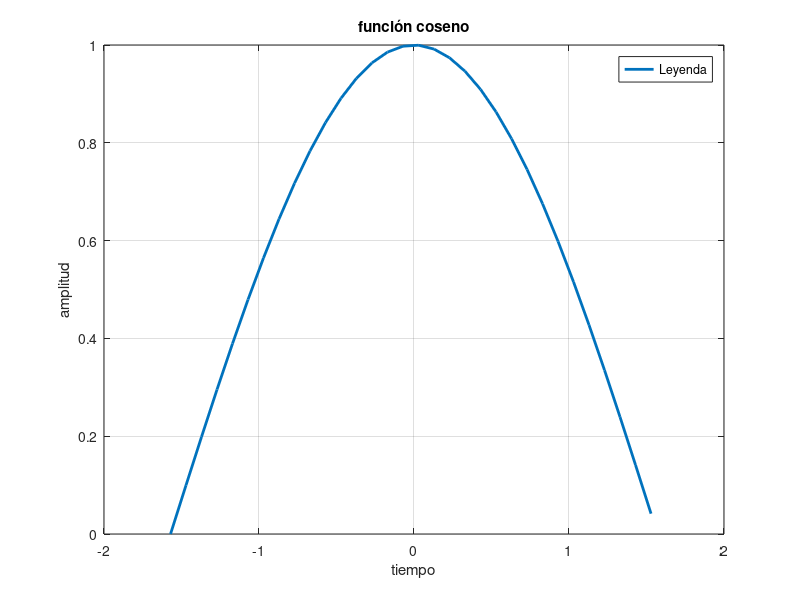
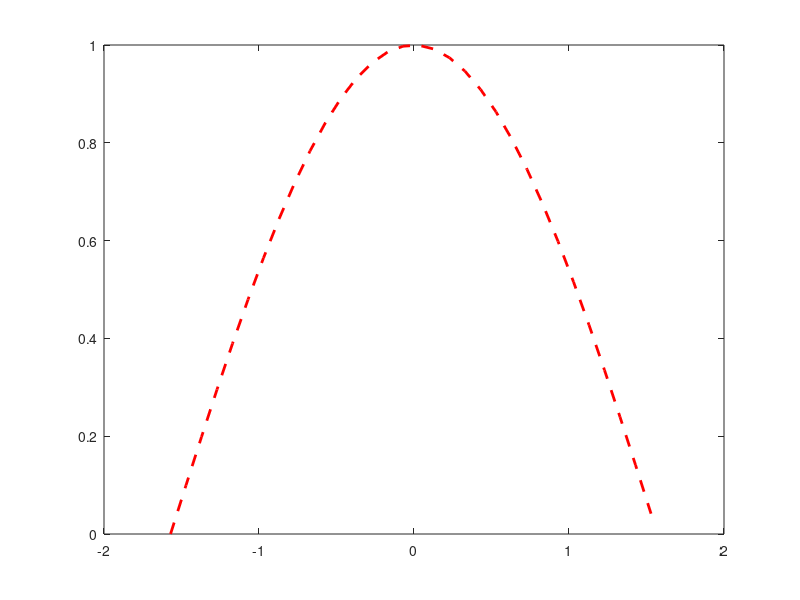
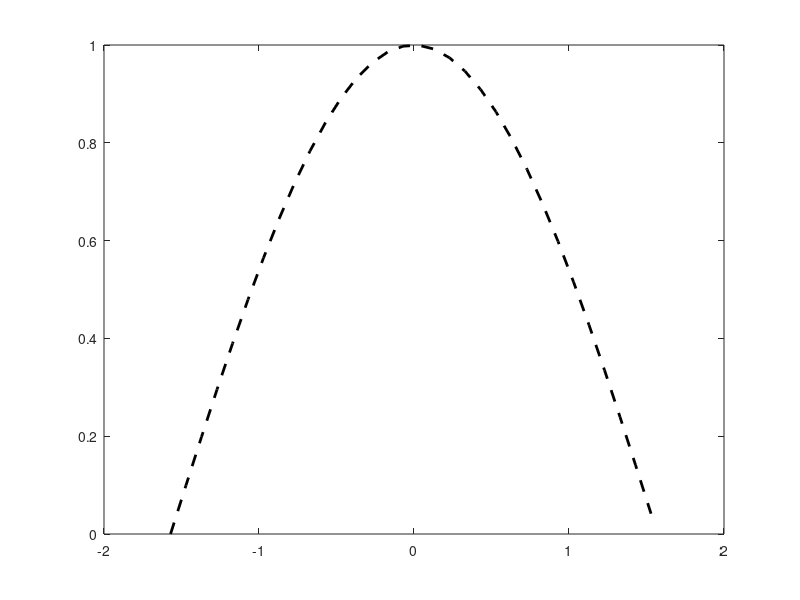
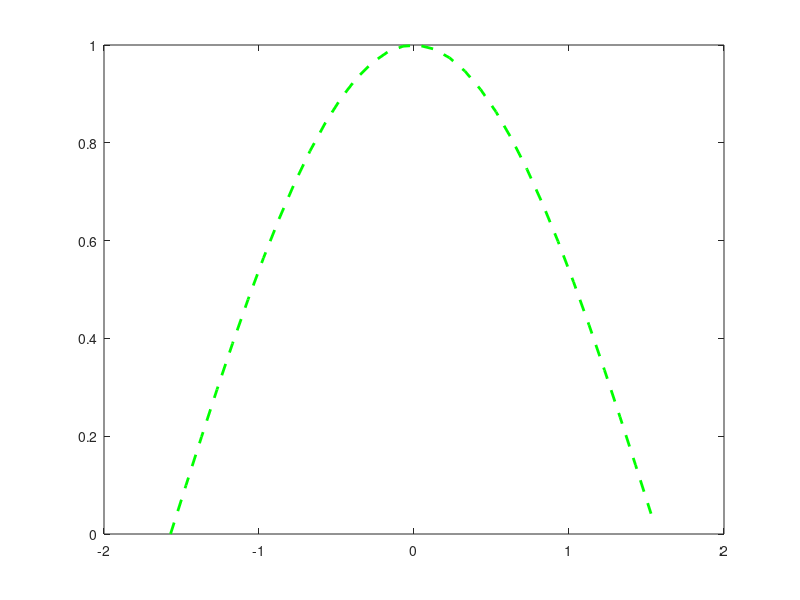

Recreate these plots in MATLAB, in order. (Note: this script raises an error after producing the figures.)
    %{

 Comentarios de multiples lineas 


%}

a= 1; 
b = 2.2; 
%Declarar strings
c= 'Hola'
%Declarar booleanos
l = false; 
%Estructuras de datos 
%Declarar Datos 
vectores = [1,2,3,4,5]; 
Matrices = [1,2,3; 4,5, 6; 7,8,9;]; 
%Declaración de vectores 
vector  = [1, 3, 127]
R = isvector(vector);
R = class (R); 
Inicio = -10; 
Fin = 2; 
Secuencia_1 = Inicio: Fin; 
Paso = 2; 
%Bucles o interacciones 
Secuencia_2 = Inicio: Paso: Fin; 
%Comando para mostrar secuencia disp
disp(Secuencia_1)


%Explorar elementos 
%Ver datos con ()
disp(vector(1))
Fila = 3; 
Columna = 2; 

%Suponga que tiene una matriz
MA =[ 1, 2, 3; 4, 5, 6; 7, 8, 9];
%Tomar elementos  fila
Fila = 2; 
Elementos_Fila = MA(Fila,:); 
disp(Elementos_Fila)
%Tomar elementos columna 
Columna = 3; 
Elementos_Columna = MA(:,Columna); 
disp(Elementos_Columna); 

%Concatenar estructuras
A= [1,2,3,4]; 
B= [2,3,4,5]; 
MA=[1, 2,3; 4,5,6; 7,8,9]; 
MB = [0, 9,8; 7, 6, 5; 4, 3, 2]; 
%Concatenar por columnas; 
C= [A,B]; 
disp(C); 
MC = [MA, MB]; 
disp(MC); 
%Concatenar por filas 
C=[A;B]; 
disp(C); 
MC = [MA; MB]; 
disp(MC); 


%Algebraicas

A = 1; 
B = 2; 
V1 = [2, 3, 4]; 
V2 = [4, 5, 6]; 

C= A+B;
%Multiplicacion de vectores da escalar

V4= [7; 6; 5]; 
MD = V1*V4; 
disp(MD)

% operacion de componente
MD = V1 .*V2; 
disp(MD)
MD = V1./V2; 
disp(MD)

%Transpuesta
T = A'; 
disp (A); 
disp (B); 
% Determinante 
G = det ([1, 2; 3, 4]); 
disp(G)

%Inversa
I = inv ([1, 2; 3, 4]); 
disp(I)


%Gráficas 
t= -pi/2: 0.1 : pi/2; 
y = cos(t); 
plot (t, y); 

plot (t, y, 'linewidth', 2)

grid on 

xlabel( 'tiempo')
ylabel('amplitud')
title ('función coseno')
legend ('Leyenda')

%comando abre diferentes ventanas, el color se cambia con la inicial
% tipo de linea entre comillas
figure
plot(t, y, 'r--', 'linewidth', 2)
figure
plot(t, y, 'k--', 'linewidth', 2)
figure
plot(t, y, 'g--', 'linewidth', 2)



%Condicionales 
if (x==1)
    disp ('cierto')
else 
    disp ('falso')
end 

for i= 1:100
    disp(i)
end 

Mensaje = ('Digite un mensaje')

x= input(Mensaje);


t = 0: 0.1:4; 
y = sin(t); 

for  i = 1: length(y)
    plot(t(i), 'b.', 'linewidth', 2)
    axis([0,4-1,1])
    pause (0.1)
    drawnow()
    hold on %comando para superponer graficas
end
